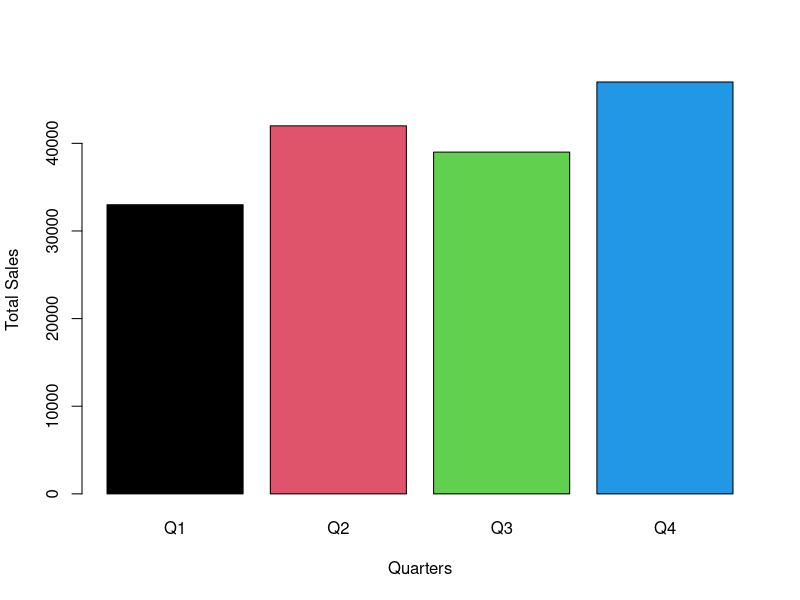
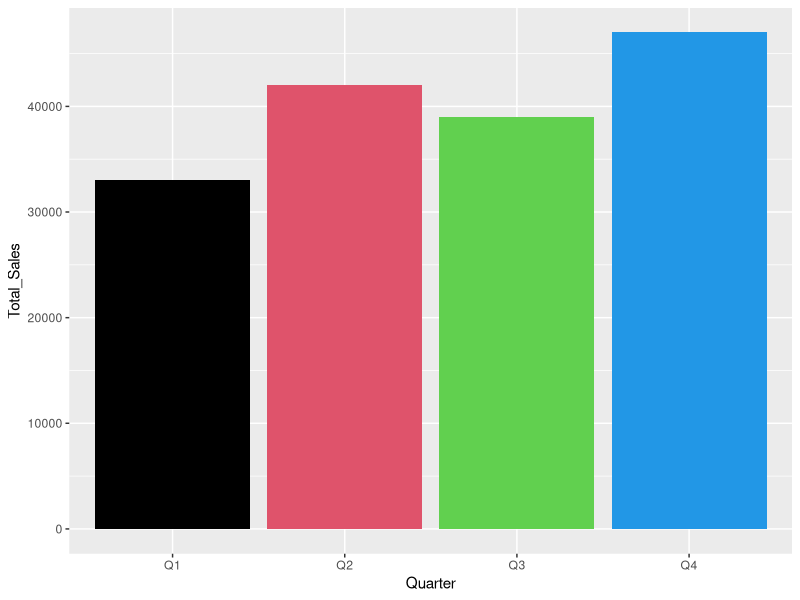
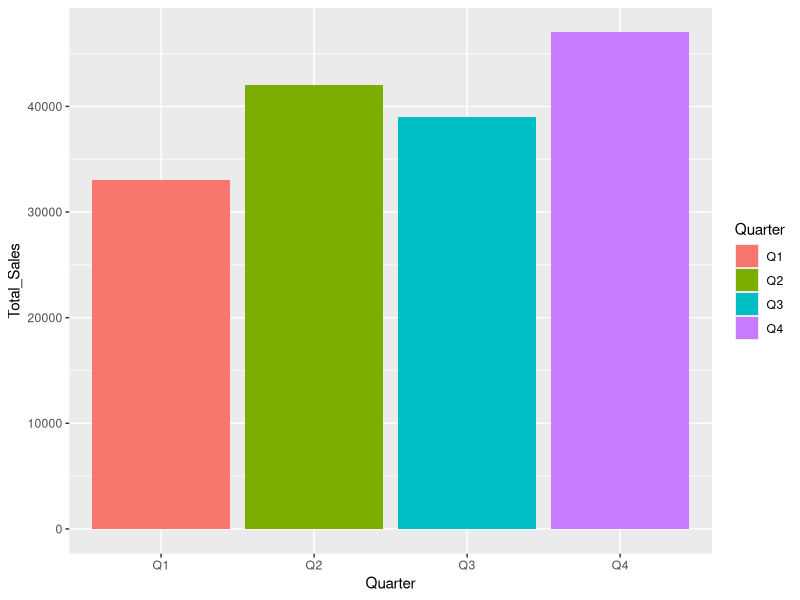

These charts were generated, in order, by the following R code:
## ---- chunk 1
departments <- c("Finance", "HR", "IT", "Marketing", "Operations")
departments
## ---- chunk 2
# Replace the incorrect entry in the vector
departments[4] <- "Sales and Marketing"
## ---- chunk 3
# Create the function to print each department and its position
print_departments <- function(departments) {
  for (i in departments) {
    print(i)
  }
}

print_departments(departments)
## ---- chunk 4
# Create the data frame
department_budget <- data.frame(
  Department = departments,
  Budget = c(5.0, 2.0, 8.0, 4.5, 6.0)
)
department_budget
## ---- chunk 5
# Update the budget of IT department
department_budget[department_budget$Department == "IT",]$Budget <- department_budget[department_budget$Department == "IT",]$Budget + 1.5
department_budget[department_budget$Department == "IT", "Budget"] <- department_budget[department_budget$Department == "IT", "Budget"] + 1.5
department_budget
## ---- chunk 6
# Calculate the total budget
total_budget <- sum(department_budget$Budget)
total_budget
## ---- chunk 7
# Calculate the total budget
mean(department_budget$Budget)
median(department_budget$Budget)
## ---- chunk 8
sales_data <- data.frame(
  Quarter = c("Q1", "Q2", "Q3", "Q4"),
  Product_A = c(15000, 22000, 18000, 24000),
  Product_B = c(18000, 20000, 21000, 23000)
)
sales_data
## ---- chunk 9
# Create the Total_Sales column
sales_data$Total_Sales <- sales_data$Product_A + sales_data$Product_B
sales_data
## ---- chunk 10
# Create the Performance column
perf <- c()
counter <-1
for (i in sales_data$Total_Sales){
  if (i > 40000){
    perf[counter]<-"Good"
  }
  else{
    perf[counter]<-"Needs Improvement"
  }
  counter <- counter+1
}
sales_data$Performance <-perf
sales_data
## ---- chunk 11
# Plot the bar chart
library(ggplot2)
barplot(sales_data$Total_Sales,col=c(1:4),names=sales_data$Quarter,xlab="Quarters",ylab="Total Sales")
ggplot(sales_data,aes(Quarter,Total_Sales))+geom_bar(stat="identity",fill=1:4)


ggplot(sales_data, aes(Quarter, Total_Sales, fill = Quarter)) + geom_bar(stat="identity")
## ---- chunk 12
# Create the function to calculate average sales
quarter_summary <- function(sales_data) {
  avg_product_a <- mean(sales_data$Product_A)
  avg_product_b <- mean(sales_data$Product_B)
  result <- c(avg_product_a,avg_product_b)
  return(result)
}


quarter_summary(sales_data)
## ---- chunk 13
students <- data.frame(
  Student = c("Alice", "Bob", "Charlie", "David", "Eve"),
  Major = c("Mathematics", "Physics", "Economics", "Computer Science", "Biology")
)

courses <- data.frame(
  Course = c("Calculus", "Physics 101", "Econometrics", "Programming 101", "Genetics"),
  Major = c("Mathematics", "Physics", "Economics", "Computer Science", "Biology")
)
## ---- chunk 14
# Create the factor variable
course_difficulty <- c("Medium", "Easy", "Hard", "Easy", "Medium")
courses$difficulty<-course_difficulty
course_difficulty
## ---- chunk 15
# Create the function to count courses by difficulty level
course_summary1 <- function(df){
    table(df$difficulty)
}

course_summary1(courses)

